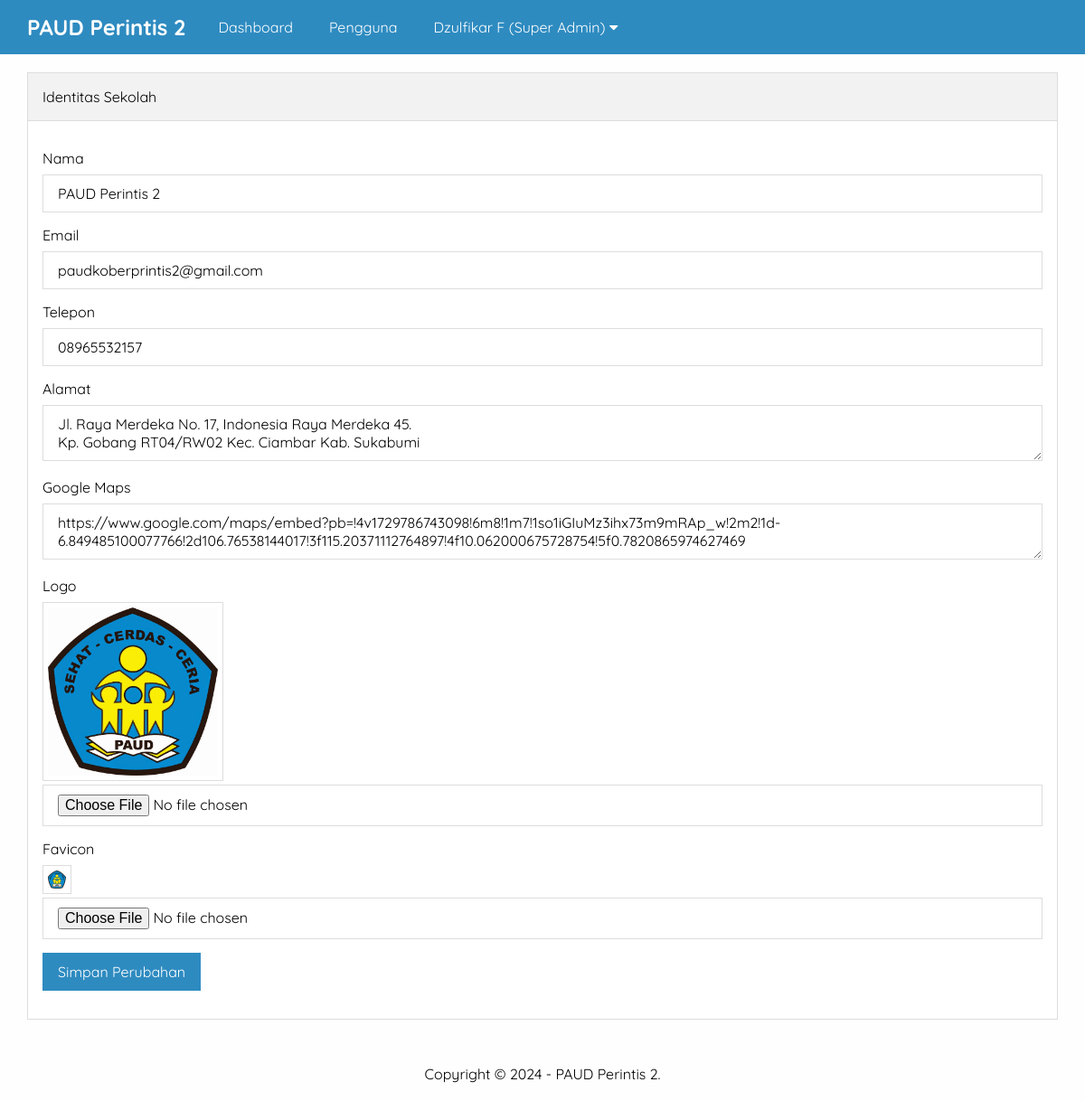
The page /sekolah/admin/identitas-sekolah.php (signed in) on the database its author committed.
### tables this page shows
CREATE TABLE `pengaturan` (
  `id` int(11) NOT NULL,
  `nama` varchar(50) NOT NULL,
  `email` varchar(50) NOT NULL,
  `telepon` varchar(20) NOT NULL,
  `alamat` text NOT NULL,
  `logo` varchar(50) NOT NULL,
  `favicon` varchar(50) NOT NULL,
  `tentang_sekolah` text NOT NULL,
  `foto_sekolah` varchar(50) NOT NULL,
  `google_maps` text NOT NULL,
  `nama_kepsek` varchar(50) NOT NULL,
  `foto_kepsek` varchar(50) NOT NULL,
  `sambutan_kepsek` text NOT NULL,
  `created_at` timestamp NOT NULL DEFAULT current_timestamp(),
  `updated_at` datetime DEFAULT NULL
);

### sekolah/admin/identitas-sekolah.php (the view, shortened to what this page needs)
<?php include 'header.php' ?>
		<div class="content">
			<div class="container">
				<div class="box">
					<div class="box-header">
						Identitas Sekolah
					</div>
					<div class="box-body">
						<form action="" method="POST" enctype="multipart/form-data">
							<div class="form-group">
								<label>Nama</label>
								<input type="text" name="nama" placeholder="Nama Sekolah" value="<?= $d->nama ?>" class="input-control" required>
							</div>
							<div class="form-group">
								<label>Email</label>
								<input type="email" name="email" placeholder="Email Sekolah" value="<?= $d->email ?>" class="input-control" required>
							</div>
							<div class="form-group">
								<label>Telepon</label>
								<input type="text" name="telp" placeholder="Telepon Sekolah" value="<?= $d->telepon ?>" class="input-control" required>
							</div>
							<div class="form-group">
								<label>Alamat</label>
								<textarea name="alamat" class="input-control" placeholder="Alamat"><?= $d->alamat ?></textarea>
							</div>
							<div class="form-group">
								<label>Google Maps</label>
								<textarea name="gmaps" class="input-control" placeholder="Google Maps"><?= $d->google_maps ?></textarea>
							</div>
							<div class="form-group">
								<label>Logo</label>
								<img src="../uploads/identitas/<?= $d->logo ?>" width="200px" class="image">
								<input type="file" name="logo_baru" class="input-control">
							</div>
							<div class="form-group">
								<label>Favicon</label>
								<img src="../uploads/identitas/<?= $d->favicon ?>" width="32" class="image">
								<input type="file" name="favicon_baru" class="input-control">
							</div>
							<input type="submit" name="submit" value="Simpan Perubahan" class="btn btn-blue">
						</form>
					</div>
				</div>
			</div>
		</div>
<?php include 'footer.php' ?>

### sekolah/admin/header.php (shortened to what this page needs)
<?php
	include '../koneksi.php';
	$identitas = mysqli_query($conn, "SELECT * FROM pengaturan ORDER BY id DESC LIMIT 1");
	$d = mysqli_fetch_object($identitas);
?>
<!DOCTYPE html>
<html>
	<head>
		<link rel="stylesheet" type="text/css" href="../assets/css/style.css">
		<link rel="stylesheet" href="https://cdnjs.cloudflare.com/ajax/libs/font-awesome/5.15.3/css/all.min.css" />
	</head>
	<body class="bg-light">
		<div class="navbar">
			<div class="container">
				<h2 class="nav-brand float-left"><a href="index.php"><?= $d->nama ?></a></h2>
				<ul class="nav-menu float-left">
					<li><a href="index.php">Dashboard</a></li>
					<?php if($_SESSION['ulevel'] == 'Super Admin'){ ?>
						<li><a href="pengguna.php">Pengguna</a></li>
					<?php } ?>
					<li>
						<a href="#"><?= $_SESSION['uname'] ?> (<?= $_SESSION['ulevel'] ?>) <i class="fa fa-caret-down"></i></a>
					</li>
				</ul>
			</div>
		</div>

### sekolah/admin/footer.php
		<div class="footer">
			<div class="container text-center">
    		Copyright &copy; <?= date('Y') ?> - <?= $d->nama ?>.
			</div>
		</div>
	</body>
</html>

### sekolah/assets/css/style.css (style rules this page uses)
* { margin:0; padding:0; font-family: 'Quicksand', sans-serif; box-sizing: border-box; }
a { text-decoration: none; }
.float-left { float:left; }
.container { width: 1140px; margin:0 auto; }
.container::after { content: ""; display: block; clear: both; }
.bg-light { background-color: #fefefe; }
.box { border:1px solid #ddd; background-color: #fff; }
.box-header { padding:16px; border-bottom:1px solid #ddd; background-color: #f2f2f2; }
.box-body { padding:16px; }
form { margin:15px 0; }
.form-group { margin-bottom: 15px; }
.form-group label { display: block; margin-bottom: 8px; }
.form-group .input-control { padding:10px 16px; width: 100%; font-size: 16px; border:1px solid #ddd; }
.btn { border:1px solid #ddd; padding:10px 16px; font-size: 16px; }
.btn-blue { background-color: #2E8BC0; color: #fff; border:1px solid #2E8BC0; }
.text-center { text-align: center !important; }
.navbar { height: 60px; width: 100%; background-color: #2E8BC0; position: fixed; top: 0; z-index: 1000; }
.navbar a { color: #fff; }
.nav-brand { display: inline-block; padding:15px 0; margin-right: 16px; }
.nav-menu { display: flex; list-style: none; }
.nav-menu li a { padding:20px; display: inline-block; }
.content { padding:80px 0 30px 0; }
.footer { padding:20px 0; }
.image { border:1px solid #ddd; padding:5px; }

### rows shown on the page
pengaturan: nama "PAUD Perintis 2", email "paudkoberprintis2@gmail.com", telp "08965532157", alamat "Jl. Raya Merdeka No. 17, Indonesia Raya Merdeka 45. Kp. Gobang RT04/RW02 Kec. Ciambar Kab. Sukabumi", gmaps "https://www.google.com/maps/embed?pb=!4v1729786743098!6m8!1m7!1so1iGIuMz3ihx73m9mRAp_w!2m2!1d-6.849485100077766!2d106.76538144017!3f115.20371112764897!4f10.062000675728754!5f0.7820865974627469", logo (picture), favicon (picture)

### other values the page prints
$_SESSION['uname'] "Dzulfikar F"
$_SESSION['ulevel'] "Super Admin"
